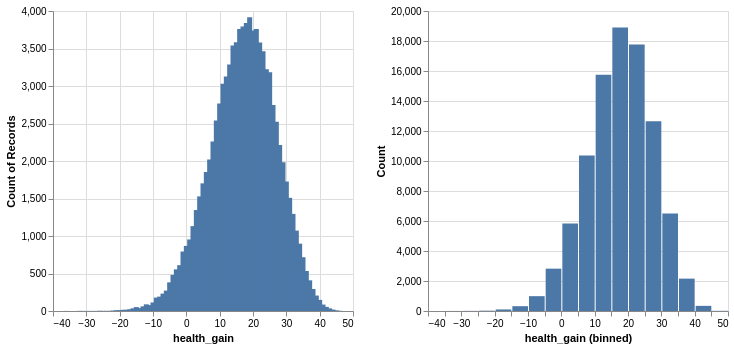

Notebook source saved alongside this figure:
### Code cell
alt1 = alt.Chart(data=df_pipe1).mark_bar().encode(
    x = 'health_gain',
    y = 'count()'
)

alt2 = alt.Chart(data=df_pipe1).mark_bar().encode(
    alt.X('health_gain', bin=alt.Bin(maxbins=32)),
    alt.Y('count()', title='Count')
)

alt1 | alt2

### Figure 1 — Vega specification as saved in the notebook (floating-point values rounded to 4 significant figures)
{"$schema": "https://vega.github.io/schema/vega/v6.json", "data": [{"name": "source_0"}, {"name": "data_0", "values": [{"__count": 3760, "health_gain": 16.0}, {"__count": 3127, "health_gain": 12.0}, {"__count": 2259, "health_gain": 8.0}, {"__count": 3794, "health_gain": 17.0}, {"__count": 3739, "health_gain": 20.0}, {"__count": 1509, "health_gain": 31.0}, {"__count": 3185, "health_gain": 25.0}, {"__count": 3465, "health_gain": 23.0}, {"__count": 3583, "health_gain": 15.0}, {"__count": 1726, "health_gain": 30.0}, {"__count": 3759, "health_gain": 21.0}, {"__count": 3540, "health_gain": 14.0}, {"__count": 2767, "health_gain": 10.0}, {"__count": 1346, "health_gain": 3.0}, {"__count": 3029, "health_gain": 11.0}, {"__count": 2746, "health_gain": 26.0}, {"__count": 1854, "health_gain": 6.0}, {"__count": 2019, "health_gain": 7.0}, {"__count": 409, "health_gain": 37.0}, {"__count": 2539, "health_gain": 9.0}, {"__count": 2524, "health_gain": 27.0}, {"__count": 3918, "health_gain": 19.0}, {"__count": 793, "health_gain": -1.0}, {"__count": 1072, "health_gain": 33.0}, {"__count": 3839, "health_gain": 18.0}, {"__count": 3288, "health_gain": 13.0}, {"__count": 179, "health_gain": -9.0}, {"__count": 3579, "health_gain": 22.0}, {"__count": 898, "health_gain": 34.0}, {"__count": 1295, "health_gain": 32.0}, {"__count": 2214, "health_gain": 28.0}, {"__count": 1985, "health_gain": 29.0}, {"__count": 3225, "health_gain": 24.0}, {"__count": 717, "health_gain": 35.0}, {"__count": 1702, "health_gain": 5.0}, {"__count": 79, "health_gain": -11.0}, {"__count": 1528, "health_gain": 4.0}, {"__count": 1132, "health_gain": 2.0}, {"__count": 382, "health_gain": -5.0}, {"__count": 272, "health_gain": -6.0}, {"__count": 482, "health_gain": -4.0}, {"__count": 611, "health_gain": -2.0}, {"__count": 206, "health_gain": 39.0}, {"__count": 192, "health_gain": -8.0}, {"__count": 533, "health_gain": 36.0}, {"__count": 555, "health_gain": -3.0}, {"__count": 293, "health_gain": 38.0}, {"__count": 232, "health_gain": -7.0}, {"__count": 35, "health_gain": 43.0}, {"__count": 954, "health_gain": 1.0}, {"__count": 868, "health_gain": 0.0}, {"__count": 62, "health_gain": -13.0}, {"__count": 52, "health_gain": -15.0}, {"__count": 114, "health_gain": -10.0}, {"__count": 39, "health_gain": -14.0}, {"__count": 148, "health_gain": 40.0}, {"__count": 89, "health_gain": -12.0}, {"__count": 17, "health_gain": -18.0}, {"__count": 23, "health_gain": -17.0}, {"__count": 55, "health_gain": 42.0}, {"__count": 12, "health_gain": -20.0}, {"__count": 86, "health_gain": 41.0}, {"__count": 19, "health_gain": 44.0}, {"__count": 2, "health_gain": -23.0}, {"__count": 9, "health_gain": 45.0}, {"__count": 10, "health_gain": -21.0}, {"__count": 16, "health_gain": -19.0}, {"__count": 2, "health_gain": -24.0}, {"__count": 36, "health_gain": -16.0}, {"__count": 3, "health_gain": 46.0}, {"__count": 6, "health_gain": -22.0}, {"__count": 2, "health_gain": -25.0}, {"__count": 1, "health_gain": -29.0}, {"__count": 2, "health_gain": -32.0}, {"__count": 3, "health_gain": -26.0}, {"__count": 1, "health_gain": -30.0}, {"__count": 1, "health_gain": -31.0}, {"__count": 1, "health_gain": -27.0}, {"__count": 1, "health_gain": -28.0}, {"__count": 1, "health_gain": -36.0}]}, {"name": "data_1", "values": [{"__count": 18894, "bin_maxbins_32_health_gain": 15.0, "bin_maxbins_32_health_gain_end": 20.0}, {"__count": 15751, "bin_maxbins_32_health_gain": 10.0, "bin_maxbins_32_health_gain_end": 15.0}, {"__count": 10373, "bin_maxbins_32_health_gain": 5.0, "bin_maxbins_32_health_gain_end": 10.0}, {"__count": 17767, "bin_maxbins_32_health_gain": 20.0, "bin_maxbins_32_health_gain_end": 25.0}, {"__count": 6500, "bin_maxbins_32_health_gain": 30.0, "bin_maxbins_32_health_gain_end": 35.0}, {"__count": 12654, "bin_maxbins_32_health_gain": 25.0, "bin_maxbins_32_health_gain_end": 30.0}, {"__count": 5828, "bin_maxbins_32_health_gain": 0.0, "bin_maxbins_32_health_gain_end": 5.0}, {"__count": 2158, "bin_maxbins_32_health_gain": 35.0, "bin_maxbins_32_health_gain_end": 40.0}, {"__count": 2823, "bin_maxbins_32_health_gain": -5.0, "bin_maxbins_32_health_gain_end": 0.0}, {"__count": 989, "bin_maxbins_32_health_gain": -10.0, "bin_maxbins_32_health_gain_end": -5.0}, {"__count": 321, "bin_maxbins_32_health_gain": -15.0, "bin_maxbins_32_health_gain_end": -10.0}, {"__count": 343, "bin_maxbins_32_health_gain": 40.0, "bin_maxbins_32_health_gain_end": 45.0}, {"__count": 104, "bin_maxbins_32_health_gain": -20.0, "bin_maxbins_32_health_gain_end": -15.0}, {"__count": 22, "bin_maxbins_32_health_gain": -25.0, "bin_maxbins_32_health_gain_end": -20.0}, {"__count": 12, "bin_maxbins_32_health_gain": 45.0, "bin_maxbins_32_health_gain_end": 50.0}, {"__count": 7, "bin_maxbins_32_health_gain": -30.0, "bin_maxbins_32_health_gain_end": -25.0}, {"__count": 3, "bin_maxbins_32_health_gain": -35.0, "bin_maxbins_32_health_gain_end": -30.0}, {"__count": 1, "bin_maxbins_32_health_gain": -40.0, "bin_maxbins_32_health_gain_end": -35.0}]}, {"name": "data_0_concat_0_x_domain_health_gain", "values": [{"min": -36.0, "max": 46.0}]}, {"name": "data_0_concat_0_y_domain___count", "values": [{"min": 1, "max": 3918}]}, {"name": "data_1_concat_1_y_domain___count", "values": [{"min": 1, "max": 18894}]}], "signals": [{"name": "concat_1_bin_maxbins_32_health_gain_bins", "value": {"fields": ["health_gain"], "fname": "bin_health_gain", "start": -40.0, "step": 5.0, "stop": 50.0}}, {"name": "childWidth", "value": 300}], "marks": [{"type": "group", "name": "concat_0_group", "encode": {"update": {"width": {"signal": "childWidth"}, "height": {"signal": "height"}}}, "marks": [{"type": "rect", "name": "concat_0_marks", "from": {"data": "data_0"}, "encode": {"update": {"xc": {"field": "health_gain", "scale": "concat_0_x"}, "y": {"field": "__count", "scale": "concat_0_y"}, "width": {"value": 5}, "y2": {"value": 0, "scale": "concat_0_y"}, "fill": {"value": "#4c78a8"}}}, "style": ["bar"]}], "axes": [{"scale": "concat_0_x", "orient": "bottom", "domain": false, "grid": true, "tickCount": {"signal": "ceil(childWidth/40)"}, "aria": false, "zindex": 0, "minExtent": 0, "ticks": false, "labels": false, "maxExtent": 0, "gridScale": "concat_0_y"}, {"scale": "concat_0_y", "ticks": false, "grid": true, "gridScale": "concat_0_x", "orient": "left", "maxExtent": 0, "minExtent": 0, "tickCount": {"signal": "ceil(height/40)"}, "domain": false, "zindex": 0, "labels": false, "aria": false}, {"scale": "concat_0_x", "tickCount": {"signal": "ceil(childWidth/40)"}, "grid": false, "zindex": 0, "orient": "bottom", "title": "health_gain", "labelFlush": true, "labelOverlap": true}, {"scale": "concat_0_y", "title": "Count of Records", "grid": false, "orient": "left", "labelOverlap": true, "tickCount": {"signal": "ceil(height/40)"}, "zindex": 0}], "style": "cell"}, {"type": "group", "name": "concat_1_group", "encode": {"update": {"width": {"signal": "childWidth"}, "height": {"signal": "height"}}}, "marks": [{"type": "rect", "name": "concat_1_marks", "from": {"data": "data_1"}, "encode": {"update": {"fill": {"value": "#4c78a8"}, "y2": {"value": 0, "scale": "concat_1_y"}, "x2": {"field": "bin_maxbins_32_health_gain", "scale": "concat_1_x", "offset": {"signal": "0.5 + (abs(scale(\"concat_1_x\", datum[\"bin_maxbins_32_health_gain_end\"]) - scale(\"concat_1_x\", datum[\"bin_maxbins_32_health_gain\"])) < 0.25 ? -0.5 * (0.25 - (abs(scale(\"concat_1_x\", datum[\"bin_maxbins_32_health_gain_end\"]) - scale(\"concat_1_x\", datum[\"bin_maxbins_32_health_gain\"])))) : 0.5)"}}, "y": {"field": "__count", "scale": "concat_1_y"}, "x": {"field": "bin_maxbins_32_health_gain_end", "scale": "concat_1_x", "offset": {"signal": "0.5 + (abs(scale(\"concat_1_x\", datum[\"bin_maxbins_32_health_gain_end\"]) - scale(\"concat_1_x\", datum[\"bin_maxbins_32_health_gain\"])) < 0.25 ? 0.5 * (0.25 - (abs(scale(\"concat_1_x\", datum[\"bin_maxbins_32_health_gain_end\"]) - scale(\"concat_1_x\", datum[\"bin_maxbins_32_health_gain\"])))) : -0.5)"}}}}, "style": ["bar"]}], "axes": [{"scale": "concat_1_y", "zindex": 0, "labels": false, "grid": true, "orient": "left", "aria": false, "domain": false, "ticks": false, "gridScale": "concat_1_x", "maxExtent": 0, "tickCount": {"signal": "ceil(height/40)"}, "minExtent": 0}, {"scale": "concat_1_x", "labelOverlap": true, "orient": "bottom", "tickCount": {"signal": "ceil(childWidth/10)"}, "zindex": 0, "grid": false, "labelFlush": true, "title": "health_gain (binned)"}, {"scale": "concat_1_y", "title": "Count", "tickCount": {"signal": "ceil(height/40)"}, "grid": false, "orient": "left", "zindex": 0, "labelOverlap": true}], "style": "cell"}], "scales": [{"name": "concat_0_x", "type": "linear", "domain": [{"signal": "(data(\"data_0_concat_0_x_domain_health_gain\")[0] || {}).min"}, {"signal": "(data(\"data_0_concat_0_x_domain_health_gain\")[0] || {}).max"}], "range": [0, {"signal": "childWidth"}], "nice": true, "padding": 5, "zero": false}, {"name": "concat_0_y", "type": "linear", "domain": [{"signal": "(data(\"data_0_concat_0_y_domain___count\")[0] || {}).min"}, {"signal": "(data(\"data_0_concat_0_y_domain___count\")[0] || {}).max"}], "range": [{"signal": "height"}, 0], "zero": true, "nice": true}, {"name": "concat_1_x", "type": "linear", "domain": {"signal": "[concat_1_bin_maxbins_32_health_gain_bins.start, concat_1_bin_maxbins_32_health_gain_bins.stop]"}, "range": [0, {"signal": "childWidth"}], "bins": {"signal": "concat_1_bin_maxbins_32_health_gain_bins"}, "zero": false}, {"name": "concat_1_y", "type": "linear", "domain": [{"signal": "(data(\"data_1_concat_1_y_domain___count\")[0] || {}).min"}, {"signal": "(data(\"data_1_concat_1_y_domain___count\")[0] || {}).max"}], "range": [{"signal": "height"}, 0], "nice": true, "zero": true}], "background": "white", "padding": 5, "layout": {"padding": 20, "bounds": "full", "align": "each"}, "height": 300}
